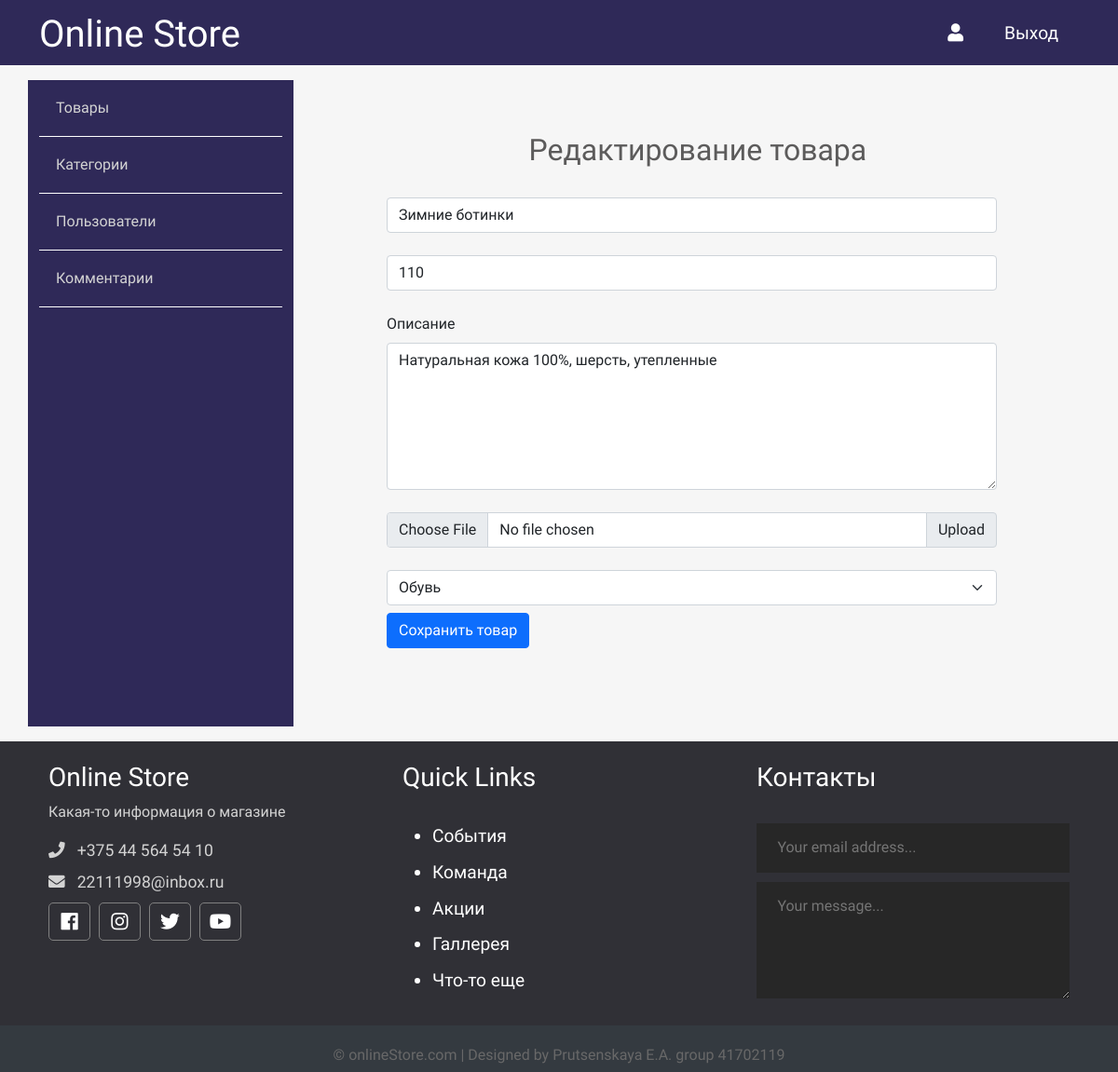
Page /admin/goods/edit.php?id=15 on the committed database.
### tables this page shows
CREATE TABLE `goods` (
  `id` int NOT NULL,
  `title` varchar(255) NOT NULL,
  `price` varchar(255) NOT NULL,
  `img` varchar(255) NOT NULL,
  `content` varchar(255) NOT NULL,
  `id_topic` int DEFAULT NULL
);

### app/database/db.php (called while the page is built, shortened)
<?php
require 'connect.php';
function dbCheckError($query){
    $errInfo = $query->errorInfo();
    return true;
}
function selectAll($table, $params = []){
    global $pdo;
    $sql = "SELECT * FROM $table";
    $query = $pdo->prepare($sql);
    $query->execute();
    return $query->fetchAll();
}
function selectOne($table, $params = []){
    global $pdo;
    $sql = "SELECT * FROM $table";
    if(!empty($params)){
        $i = 0;
        foreach ($params as $key => $value){
            if ($i === 0){
                $sql = $sql . " WHERE $key=$value";
            }else{
                $sql = $sql . " AND $key=$value";
            }
            $i++;
        }
    }
    $query = $pdo->prepare($sql);
    $query->execute();
    return $query->fetch();
}

### app/controllers/goods.php (called while the page is built, shortened)
<?php
include '../../app/database/db.php';
$topics = selectAll('topics');
if($_SERVER['REQUEST_METHOD'] === 'GET' && isset($_GET['id'])){
    $good = selectOne('goods', ['id' => $_GET['id']]);
}

### admin/goods/edit.php (the view, shortened to what this page needs)
<?php
include "../../app/controllers/goods.php";
?>
<!doctype html>
<html lang="ru">
<head>
    <link href="https://cdn.jsdelivr.net/npm/bootstrap@5.0.0-beta2/dist/css/bootstrap.min.css" rel="stylesheet">
    <link rel="stylesheet" href="https://use.fontawesome.com/releases/v5.7.2/css/all.css"
>
    <link rel="stylesheet" href="../../assets/css/admin.css">
</head>
<body>
<?php include("../../app/include/header-admin.php"); ?>
<div class="container">
    <?php include "../../app/include/sidebar-admin.php"; ?>
    <div class="posts col-9">
        <div class="row title-table">
            <h2>Редактирование товара</h2>
        </div>
        <div class="row add-post">
                <div class="mb-12 col-12 col-md-12 err">
                </div>
                <form action="edit.php" method="post" enctype="multipart/form-data">
                    <div class="col mb-4">
                        <input value="<?=$good['title']; ?>" name="title" type="text" class="form-control" placeholder="Title" aria-label="Название товара">
                    </div>
                    <div class="col mb-4">
                        <input value="<?=$good['price']; ?>" name="price" type="text" class="form-control" placeholder="Price" aria-label="Цена товара">
                    </div>
                    <div class="col">
                        <label for="content" class="form-label">Описание</label>
                        <textarea name="content" id="content" class="form-control" rows="6"><?=$good['content']; ?></textarea>
                    </div>
                    <div class="input-group col mb-4 mt-4">
                        <input name="img" type="file" class="form-control" id="inputGroupFile02">
                        <label class="input-group-text" for="inputGroupFile02">Upload</label>
                    </div>
                    <select name="topic" class="form-select mb-2" aria-label="Default select example">
                        <?php foreach ($topics as $key => $topic): ?>
                            <option value="<?=$topic['id']; ?>"><?=$topic['name'];?></option>
                        <?php endforeach; ?>
                    </select>
                    <div class="col col-6">
                        <button name="edit_good" class="btn btn-primary" type="submit">Сохранить товар</button>
                    </div>
                </form>
            </div>
    </div>
</div>
</div>
<?php include("../../app/include/footer.php"); ?>
</body>
</html>

### assets/css/admin.css (style rules this page uses)
* { font-family: 'Comfortaa', cursive; }
html, h1, h2, h3, h4, h5, h6 { color: #5c5b5b; }
body { background: #f6f6f6; }
.posts { height: 100%; padding: 40px 100px 100px; }
.posts h2 { text-align: center; margin: 2rem 0 0 0.4rem; }
.add-post .err { padding: 1rem 0; color: red; }

### rows in the picture
goods: title "Зимние ботинки", price "110", content "Натуральная кожа 100%, шерсть, утепленные"

### other values in the picture
form field topic "Обувь"
